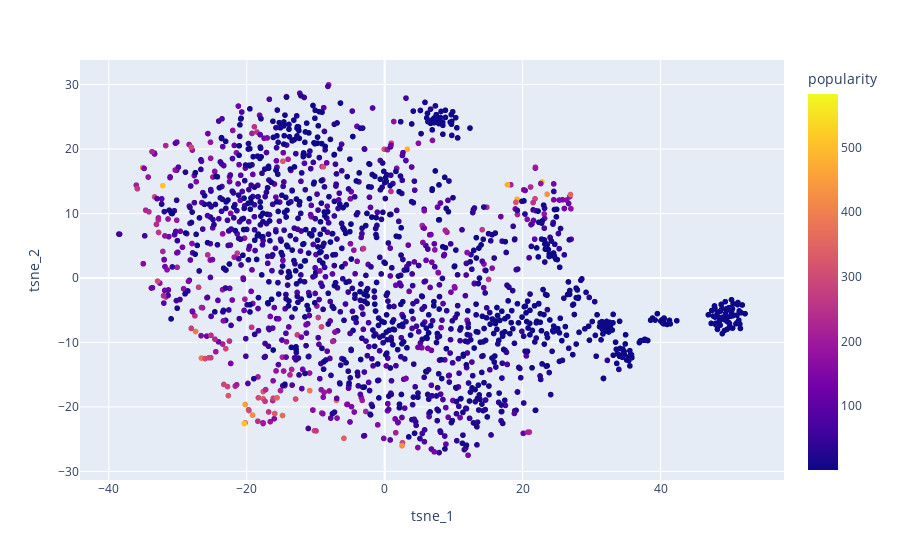

Notebook code cell kept with this figure:
### Code cell
import plotly.express as px

tsne_df = pd.DataFrame(item_tsne, columns=["tsne_1", "tsne_2"])
tsne_df["item_id"] = np.arange(item_tsne.shape[0])
tsne_df = tsne_df.merge(items.reset_index())

px.scatter(tsne_df, x="tsne_1", y="tsne_2",
           color="popularity",
           hover_data=["item_id", "title", "popularity"])

### Figure 1 — Plotly figure (JSON) as saved in the notebook; plotly's stock layout.template omitted (floating-point values rounded to 4 significant figures; data arrays with more than 128 entries replaced by an {"elided": "..."} marker saying what was removed)
{"data": [{"customdata": {"elided": "1682x3 mixed values"}, "hovertemplate": "tsne_1=%{x}<br>tsne_2=%{y}<br>item_id=%{customdata[0]}<br>title=%{customdata[1]}<br>popularity=%{marker.color}<extra></extra>", "legendgroup": "", "marker": {"color": {"elided": "1682 int values"}, "coloraxis": "coloraxis", "symbol": "circle"}, "mode": "markers", "name": "", "showlegend": false, "type": "scattergl", "x": {"elided": "1682 float values"}, "xaxis": "x", "y": {"elided": "1682 float values"}, "yaxis": "y"}], "layout": {"coloraxis": {"colorbar": {"title": {"text": "popularity"}}, "colorscale": [[0, "#0d0887"], [0.1111, "#46039f"], [0.2222, "#7201a8"], [0.3333, "#9c179e"], [0.4444, "#bd3786"], [0.5556, "#d8576b"], [0.6667, "#ed7953"], [0.7778, "#fb9f3a"], [0.8889, "#fdca26"], [1, "#f0f921"]]}, "legend": {"tracegroupgap": 0}, "margin": {"t": 60}, "xaxis": {"anchor": "y", "domain": [0, 1], "title": {"text": "tsne_1"}}, "yaxis": {"anchor": "x", "domain": [0, 1], "title": {"text": "tsne_2"}}}}
